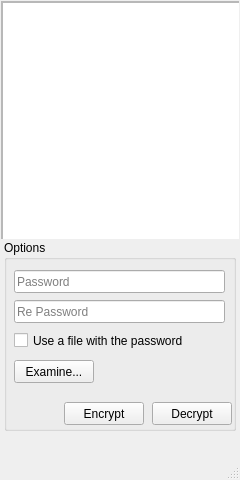
<?xml version="1.0" encoding="UTF-8"?>
<ui version="4.0">
 <class>MainWindow</class>
 <widget class="QMainWindow" name="MainWindow">
  <property name="windowModality">
   <enum>Qt::NonModal</enum>
  </property>
  <property name="enabled">
   <bool>true</bool>
  </property>
  <property name="geometry">
   <rect>
    <x>0</x>
    <y>0</y>
    <width>240</width>
    <height>480</height>
   </rect>
  </property>
  <property name="minimumSize">
   <size>
    <width>240</width>
    <height>480</height>
   </size>
  </property>
  <property name="maximumSize">
   <size>
    <width>240</width>
    <height>480</height>
   </size>
  </property>
  <property name="windowTitle">
   <string>BlackCrypt</string>
  </property>
  <property name="tabShape">
   <enum>QTabWidget::Rounded</enum>
  </property>
  <widget class="QWidget" name="centralwidget">
   <widget class="QFrame" name="frameDD">
    <property name="geometry">
     <rect>
      <x>1</x>
      <y>1</y>
      <width>238</width>
      <height>238</height>
     </rect>
    </property>
    <property name="frameShape">
     <enum>QFrame::StyledPanel</enum>
    </property>
    <property name="frameShadow">
     <enum>QFrame::Raised</enum>
    </property>
    <widget class="QListWidget" name="listFiles">
     <property name="geometry">
      <rect>
       <x>1</x>
       <y>1</y>
       <width>238</width>
       <height>238</height>
      </rect>
     </property>
    </widget>
   </widget>
   <widget class="QGroupBox" name="groupBox">
    <property name="geometry">
     <rect>
      <x>4</x>
      <y>240</y>
      <width>232</width>
      <height>191</height>
     </rect>
    </property>
    <property name="title">
     <string>Options</string>
    </property>
    <property name="flat">
     <bool>false</bool>
    </property>
    <property name="checkable">
     <bool>false</bool>
    </property>
    <widget class="QLineEdit" name="txtPwd1">
     <property name="geometry">
      <rect>
       <x>10</x>
       <y>30</y>
       <width>211</width>
       <height>23</height>
      </rect>
     </property>
     <property name="inputMask">
      <string notr="true"/>
     </property>
     <property name="text">
      <string notr="true"/>
     </property>
     <property name="echoMode">
      <enum>QLineEdit::Password</enum>
     </property>
     <property name="placeholderText">
      <string>Password</string>
     </property>
     <property name="clearButtonEnabled">
      <bool>true</bool>
     </property>
    </widget>
    <widget class="QPushButton" name="btnDecrypt">
     <property name="geometry">
      <rect>
       <x>148</x>
       <y>162</y>
       <width>80</width>
       <height>23</height>
      </rect>
     </property>
     <property name="text">
      <string>Decrypt</string>
     </property>
    </widget>
    <widget class="QPushButton" name="btnEncrypt">
     <property name="geometry">
      <rect>
       <x>60</x>
       <y>162</y>
       <width>80</width>
       <height>23</height>
      </rect>
     </property>
     <property name="text">
      <string>Encrypt</string>
     </property>
    </widget>
    <widget class="QLineEdit" name="txtPwd2">
     <property name="geometry">
      <rect>
       <x>10</x>
       <y>60</y>
       <width>211</width>
       <height>23</height>
      </rect>
     </property>
     <property name="inputMask">
      <string notr="true"/>
     </property>
     <property name="text">
      <string notr="true"/>
     </property>
     <property name="echoMode">
      <enum>QLineEdit::Password</enum>
     </property>
     <property name="placeholderText">
      <string>Re Password</string>
     </property>
     <property name="clearButtonEnabled">
      <bool>true</bool>
     </property>
    </widget>
    <widget class="QCheckBox" name="chkBoxFile">
     <property name="geometry">
      <rect>
       <x>10</x>
       <y>90</y>
       <width>201</width>
       <height>21</height>
      </rect>
     </property>
     <property name="text">
      <string>Use a file with the password</string>
     </property>
    </widget>
    <widget class="QPushButton" name="btnExam">
     <property name="geometry">
      <rect>
       <x>10</x>
       <y>120</y>
       <width>80</width>
       <height>23</height>
      </rect>
     </property>
     <property name="text">
      <string>Examine...</string>
     </property>
    </widget>
   </widget>
  </widget>
  <widget class="QMenuBar" name="menubar">
   <property name="geometry">
    <rect>
     <x>0</x>
     <y>0</y>
     <width>240</width>
     <height>20</height>
    </rect>
   </property>
  </widget>
  <widget class="QStatusBar" name="statusbar"/>
 </widget>
 <resources/>
 <connections/>
</ui>
